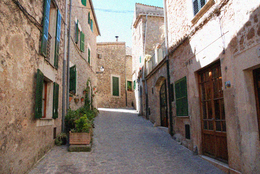
%> input picture images/alleyNoisy_sigma20.png, 260 x 174 px, shrunk from 774 x 518 before the run
$ octave basicSection.m   (GNU Octave 9; MATLAB toolbox functions it lacks are replaced by stand-ins)
%> lines starting %> are read from the running program, lines starting %| are printed output that depends on the picture
### computeIntegralImage.m
function integralImage = computeIntegralImage(image, norm)
% This function computes the integralImage given an image in input and
% evntually normalize it if the flag norm is true.

% First we pad the image this is tricky because when we compute the area of
% the a patch using the size we don't stick to the corner coordinates.
%
%
%     000000000000000000000000000000
%     0#############################
%     0#           |               #
%     0#   SUM     |               #
%     0#           |               #
%     0#-----------x               #
%     0#                           #
%     0#############################
%
%

image = padarray(image, [1 1], 0, 'pre');
[rows, columns, dimensions] = size(image);
integralImage = zeros(size(image));
image=double(image);


% For each row we compute the cumulative sum
% so for example if our row is : 1 1 1
% the cumulative sum is going to be: 1 2 3
for i = 1:rows
    cumulative_row_sum = cumsum(double(image(i, :)));
    if i == 1
       integralImage(i, :) = cumulative_row_sum;
    else
        for j = 1:columns
           integralImage(i, j) = integralImage(i-1, j) + cumulative_row_sum(j) ;
        end
    end
end

% We normalize if the flag is true (this is done if we want to display the result)
if norm==true
    integralImage = 255*(integralImage - min(integralImage(:))) / (max(integralImage(:)) - min(integralImage(:)));
    integralImage = uint8(integralImage);
end

end

### templateMatchingNaive.m
function [offsetsRows, offsetsCols, distances] = templateMatchingNaive(row, col,...
    patchSize, searchWindowSize, image)
% This function should for each possible offset in the search window
% centred at the current row and col, save a value for the offsets and
% patch distances, e.g. for the offset (-1,-1)
% offsetsRows(1) = -1;
% offsetsCols(1) = -1;
% distances(1) = 0.125;

% The distance is simply the SSD over patches of size patchSize between the
% 'template' patch centred at row and col and a patch shifted by the
% current offset

% NOTE : row and col are the coordinates of the pixel we want our pach to be centered.
% We need the delta to see when we're sliding the patch if we're still inside the image
% or not
delta = floor(patchSize/2);

[rows columns dimensions] = size(image);

% Let's grab the reference patch centered at (row, col)
reference_patch = double(image(row-delta:row+delta, col-delta:col+delta));

% We'll have as many patches as the window Area which is
% (searchWindowSize*searchWindowSize)
% Therefore we'll have the same number for the distances and for the offsets
% in the X and Y direction
distances = zeros(1,searchWindowSize*searchWindowSize);
offsetsRows = zeros(1,searchWindowSize*searchWindowSize);
offsetsCols = zeros(1,searchWindowSize*searchWindowSize);

distances_index = 1;

% We use the delta window to center the window to the pixel we want to
% denoise.
delta_window = floor(searchWindowSize/2);

% CLIP the search window agains the image
% Suppose we want to denoise the pixel x and center the
%
% |------------|
% |     #######|####################
% |     #x     |                   #
% |-----#------|                   #
%       #                          #
%       #                          #
%       #                          #
%       ############################
%
%

start_rows = max(row-delta_window, 1+delta);
start_columns = max(col-delta_window, 1+delta);

end_rows = min(row+delta_window, rows-delta);
end_columns = min(col+delta_window, columns-delta);


% Loop through the clipped window
for row_searchWindow = start_rows:end_rows
    for column_searchWindow = start_columns:end_columns

        %obtain the patch we want to compare with
        patch = double(image(row_searchWindow-delta:row_searchWindow+delta, column_searchWindow-delta:column_searchWindow+delta));

        %compute the difference
        sum_squared_distance = sum(sum(double(reference_patch - patch).^2));

        %store the results
        distances(distances_index) = sum_squared_distance;
        offsetsRows(distances_index) = row_searchWindow - row;
        offsetsCols(distances_index) = column_searchWindow - col;
        distances_index = distances_index + 1;

    end
end

end

### templateMatchingIntegralImage.m
function [offsetsRows, offsetsCols, distances] = templateMatchingIntegralImage(row,...
    col,patchSize, searchWindowSize, image)
% This function should for each possible offset in the search window
% centred at the current row and col, save a value for the offsets and
% patch distances, e.g. for the offset (-1,-1)
% offsetsX(1) = -1;
% offsetsY(1) = -1;
% distances(1) = 0.125;

% The distance is simply the SSD over patches of size patchSize between the
% 'template' patch centred at row and col and a patch shifted by the
% current offset

% This time, use the integral image method!
% NOTE: Use the 'computeIntegralImage' function developed earlier to
% calculate your integral images
% NOTE: Use the 'evaluateIntegralImage' function to calculate patch sums

image = double(image);
[rows columns d] = size(image);


% The intialization is the same as the TemplateMatching in the naive case
delta = floor(patchSize/2);
delta_window = floor(searchWindowSize/2);

distances = zeros(1,searchWindowSize*searchWindowSize);
offsetsRows = zeros(1,searchWindowSize*searchWindowSize);
offsetsCols = zeros(1,searchWindowSize*searchWindowSize);
distances_index = 1;

% I store all my integral images in a Cell Array
integralImagesCell = cell(searchWindowSize, searchWindowSize);

% all the possible offsets are all the possible combinations of indices in
% thesearch window
    for row_searchWindow = -delta_window:delta_window
        for column_searchWindow = -delta_window:delta_window

            xOffset = row_searchWindow;
            yOffset = column_searchWindow;

            % HOW WE CAN SHIFT THE IMAGE
            % CASE ONE -- AFFINE TRANFSORMATION
            %T = maketform('affine', [1 0 0; 0 1 0; yOffset xOffset  1]);
            %shifted_image = imtransform(image, T,'XData',[1 size(image,2)],'YData',[1 size(image,1)]);

            % CASE TWO -- CIRCULAR SHIFT
            %shifted_image = circshift(image , [xOffset,yOffset]);

            %TRANSLATE THE IMAGE
            shifted_image = imtranslate(image,[yOffset, xOffset]);

            % Let's compute the integral image for the difference squared of the
            % two images (how I compute the integral image is explained in
            % the method "computeIntegralImage").
            integral_image = computeIntegralImage((double(shifted_image-image)).^2, false);

            % Store the result, note the cell has no negative indices
            integralImagesCell{xOffset+delta_window+1, yOffset+delta_window+1} = integral_image;

            %NOTE : we can also store the integral images ina matrix or in a
            %       dictionary
            %c([num2str(xOffset) ' ' num2str(yOffset)]) = integral_image;
            %integralImages(:,:, index:index+2) = integral_image;

        end
    end


    start_rows = max(row-delta_window, 1+delta);
    end_rows = min(row+delta_window, rows-delta);
    start_columns = max(col-delta_window, 1+delta);
    end_columns = min(col+delta_window, columns-delta);

            for row_searchWindow = start_rows : end_rows
                for column_searchWindow = start_columns : end_columns

                    % [7 lines of commented-out code are left out]

                    xOffset = row_searchWindow - row;
                    yOffset = column_searchWindow - col;

                    % Get the corresponding integral image at the two
                    % offsets
                    integral_image = integralImagesCell{xOffset+delta_window+1, yOffset+delta_window+1};

                    % compute the distance between the two patches
                    distance = evaluateIntegralImage(integral_image, row_searchWindow, column_searchWindow, delta);

                    % Store the results
                    distances(distances_index) = distance;
                    offsetsRows(distances_index) = xOffset;
                    offsetsCols(distances_index) = yOffset;
                    distances_index = distances_index + 1;
                end
            end

end

### basicSection.m
%% Some parameters to set - make sure that your code works at image borders!
clear all;
close all;
% Row and column of the pixel for which we wish to find all similar patches

row = 10;
col = 10;

% Patchsize - make sure your code works for different values
patchSize = 5;

% Search window size - make sure your code works for different values
searchWindowSize = 9;

%% Implementation of work required in your basic section-------------------

% Load Image
image = imread('images/alleyNoisy_sigma20.png');
%> image is the input picture: size 174x260x3 uint8; mean R, G, B 133.5, 120.8, 112.3
image = rgb2gray(image);
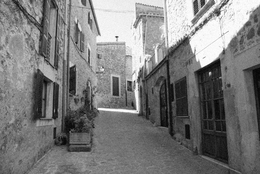
%> image: size 174x260 uint8; min 3, max 255, mean 123.6
%image = imresize(image, 0.5);

%Compute the integral image the explanation is inside the funciton
image_ii = computeIntegralImage(image, false);
%> in computeIntegralImage, `image = padarray(image, [1 1], 0, 'pre');`:
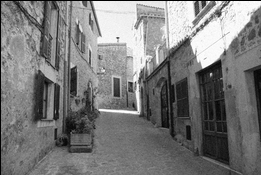
%> image: size 175x261 uint8; min 0, max 255, mean 122.4
%> after the loop in computeIntegralImage, `for i = 1:rows`:
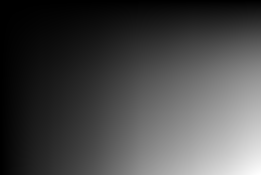
%> integralImage: size 175x261 double; min 0, max 5591450, mean 1580204.4; drawn with min black and max white

% I compared the obtained result with the MATLAB integralImage function
%MATLAB_image_ii = integralImage(image);

% Display the normalised Integral Image
% NOTE: 1 - This is for display only, not for template matching yet!
%       2 - We don't want to use the normalized integral image for template
%           matching
figure('name', 'Normalised Integral Image');
imshow(image_ii);
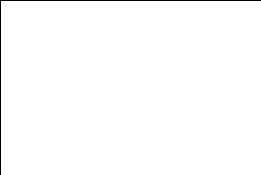
%> displayed picture: size 175x261, on the screen's scale of 0 to 255; 99% white; black in thin lines or dots

% Template matching for naive SumSquareDifferences (i.e. just loop and sum)

[offsetsRows_naive, offsetsCols_naive, distances_naive] = templateMatchingNaive(row, col,...
    patchSize, searchWindowSize, image);
%> in templateMatchingNaive, `reference_patch = double(image(row-delta:row+delta, col-delta:col+delt..`: reference_patch = [129 104 103 92 91; 141 132 96 113 111; 157 151 106 93 113; 157 147 128 99 115; 138 140 133 110 93]
%> after the loop in templateMatchingNaive, `for row_searchWindow = start_rows:end_rows`: distances = 81 values, max 30164 at index 47, min 0 at index 41, mean 17568.5; distances_index = 82; offsetsCols = 81 values, max 4 at index 9, min -4 at index 1, mean 0; offsetsRows = 81 values from -4 to 4
%> offsetsRows_naive = 81 values from -4 to 4; offsetsCols_naive has the same summary as offsetsCols in templateMatchingNaive; distances_naive has the same summary as distances in templateMatchingNaive

tic
% Template matching using integral images
[offsetsRows_ii, offsetsCols_ii, distances_ii] = templateMatchingIntegralImage(row, col,...
    patchSize, searchWindowSize, image);
%> after the loop in templateMatchingIntegralImage, `for row_searchWindow = -delta_window:delta_window`: integralImagesCell = 81 items
%> offsetsRows_ii = 81 values from -4 to 4; offsetsCols_ii has the same summary as offsetsCols in templateMatchingNaive; distances_ii has the same summary as distances in templateMatchingNaive
toc
%% Let's print out your results--------------------------------------------

% NOTE: Your results for the naive and the integral image method should be
% the same!
for i=1:length(offsetsRows_naive)
    disp(['offset rows: ', num2str(offsetsRows_ii(i)), '; offset cols: ',...
        num2str(offsetsCols_ii(i)), '; Naive Distance = ', num2str(distances_naive(i),10),...
        '; Integral Im Distance = ', num2str(distances_ii(i),10)]);
end
%> this loop made 81 passes
%| offset rows: -4; offset cols: -4; Naive Distance = 11322; Integral Im Distance = 11322
%| offset rows: -4; offset cols: -3; Naive Distance = 12238; Integral Im Distance = 12238
%| offset rows: -4; offset cols: -2; Naive Distance = 14209; Integral Im Distance = 14209
%| offset rows: -4; offset cols: -1; Naive Distance = 18406; Integral Im Distance = 18406
%| offset rows: -4; offset cols: 0; Naive Distance = 23635; Integral Im Distance = 23635
%| offset rows: -4; offset cols: 1; Naive Distance = 26464; Integral Im Distance = 26464
%| offset rows: -4; offset cols: 2; Naive Distance = 25155; Integral Im Distance = 25155
%| offset rows: -4; offset cols: 3; Naive Distance = 22741; Integral Im Distance = 22741
%> (further printed lines are left out)
